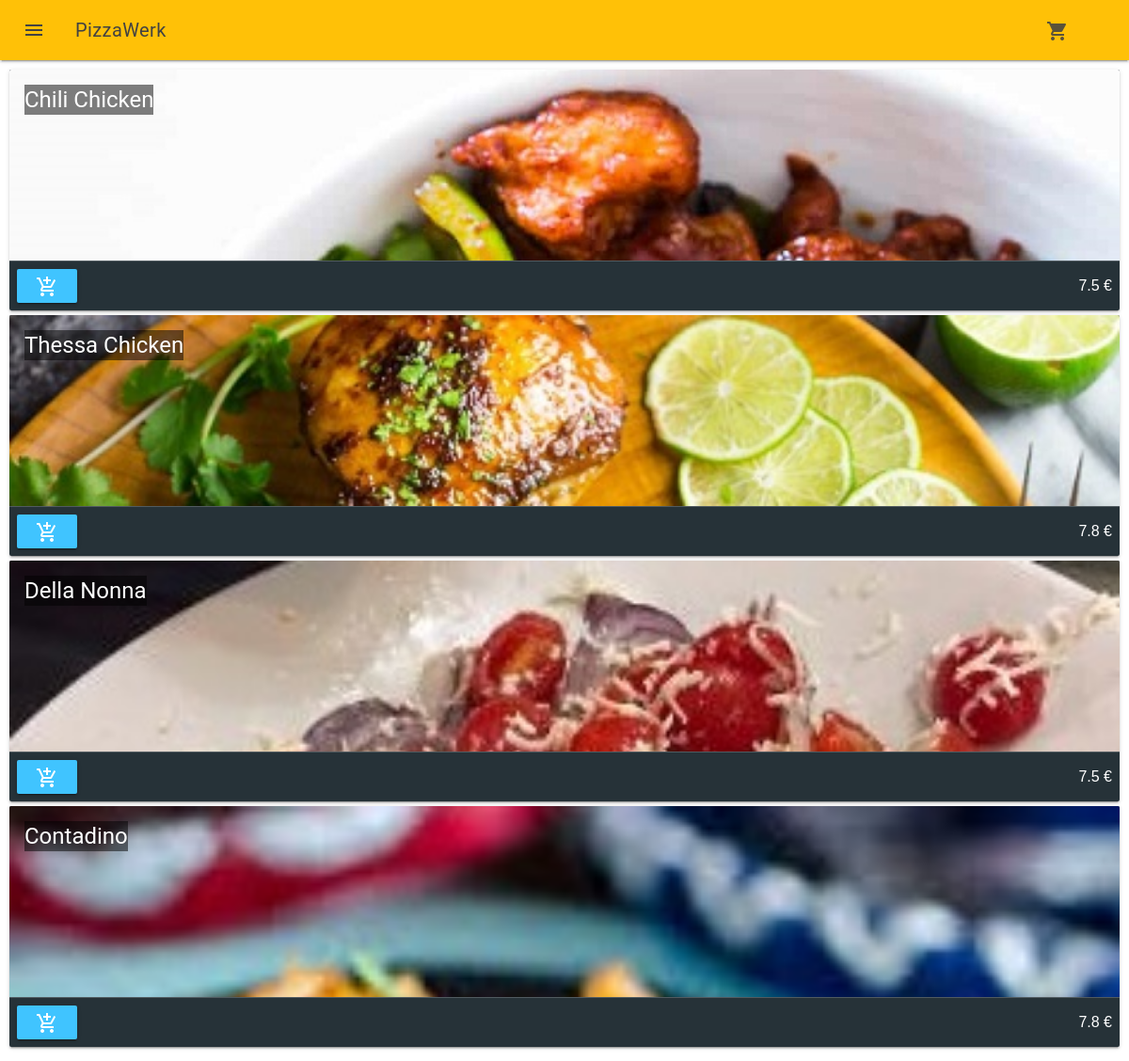
The app's page /acceuil.php?cid=4 with its own data.
### tables this page shows
CREATE TABLE `menu` (
	`id`	INTEGER PRIMARY KEY AUTOINCREMENT,
	`id_categorie`	INTEGER,
	`nom`	TEXT,
	`description`	TEXT,
	`prix`	INTEGER,
	`image`	INTEGER
);

### acceuil.php (the view, shortened to what this page needs)
<?php
$dbname =   __DIR__ . '/data/pizzawerk.db';
$file_db = new PDO('sqlite:'.$dbname);
$file_db->exec("pragma synchronous = off;");
 ?>
<!DOCTYPE html>
<html lang="en" dir="ltr">
  <head>
    <link rel="stylesheet" href="mdl/material.min.css">
  </head>
  <body>
<div class="mdl-layout mdl-js-layout mdl-layout--fixed-header">
<?php include 'navbar.php'; ?>
<main class="mdl-layout__content">
  <div class="page-content">
<?php
$condition = "";
if (isset($_GET['cid'])) {
  $condition = " WHERE id_categorie ='".$_GET['cid']."'";
}
$result_one = $file_db->query("SELECT * FROM menu $condition");
foreach($result_one as $row) {
 $image = ($row['image']== ''?'':'style="background:url(\'images/'.$row['image'].'\');background-size:cover"');
 print '<div class="demo-card-event mdl-card mdl-shadow--2dp">';
 print '<div class="mdl-card__title mdl-card--expand" '.$image.'>';
 print '<h4>'.$row['nom'].'</h4> </div>';
 print ' <div class="mdl-card__actions mdl-card--border">';
 print '<button class="mdl-button mdl-js-button mdl-button--raised mdl-js-ripple-effect mdl-button--accent" onclick="ajouterAuPanier('.$row['id'].')"><i class="material-icons">add_shopping_cart</i></button>';
 print  $row['prix'].' €</div></div>';
}
 ?>
  </div>
</main>
</div>

### acceuil.php (style rules this page uses)
.demo-card-event.mdl-card { width: 100%; height: 256px; background: #263238; margin-bottom:5px; }
.demo-card-event > .mdl-card__actions { border-color: rgba(255, 255, 255, 0.2); }
.demo-card-event > .mdl-card__title { align-items: flex-start; }
.demo-card-event > .mdl-card__title > h4 { margin-top: 0; background: rgba(0,0,0,0.5) }
.demo-card-event > .mdl-card__actions { display: flex; box-sizing:border-box; align-items: center; }
.demo-card-event > .mdl-card__title, .demo-card-event > .mdl-card__actions, .demo-card-event > .mdl-card__actions > .mdl-button { color: #fff; }
.page-content { padding:10px }

### records on screen
menu: image (picture), nom "Chili Chicken", prix "7.5"
menu: image (picture), nom "Thessa Chicken", prix "7.8"
menu: image (picture), nom "Della Nonna", prix "7.5"
menu: image (picture), nom "Contadino", prix "7.8"
